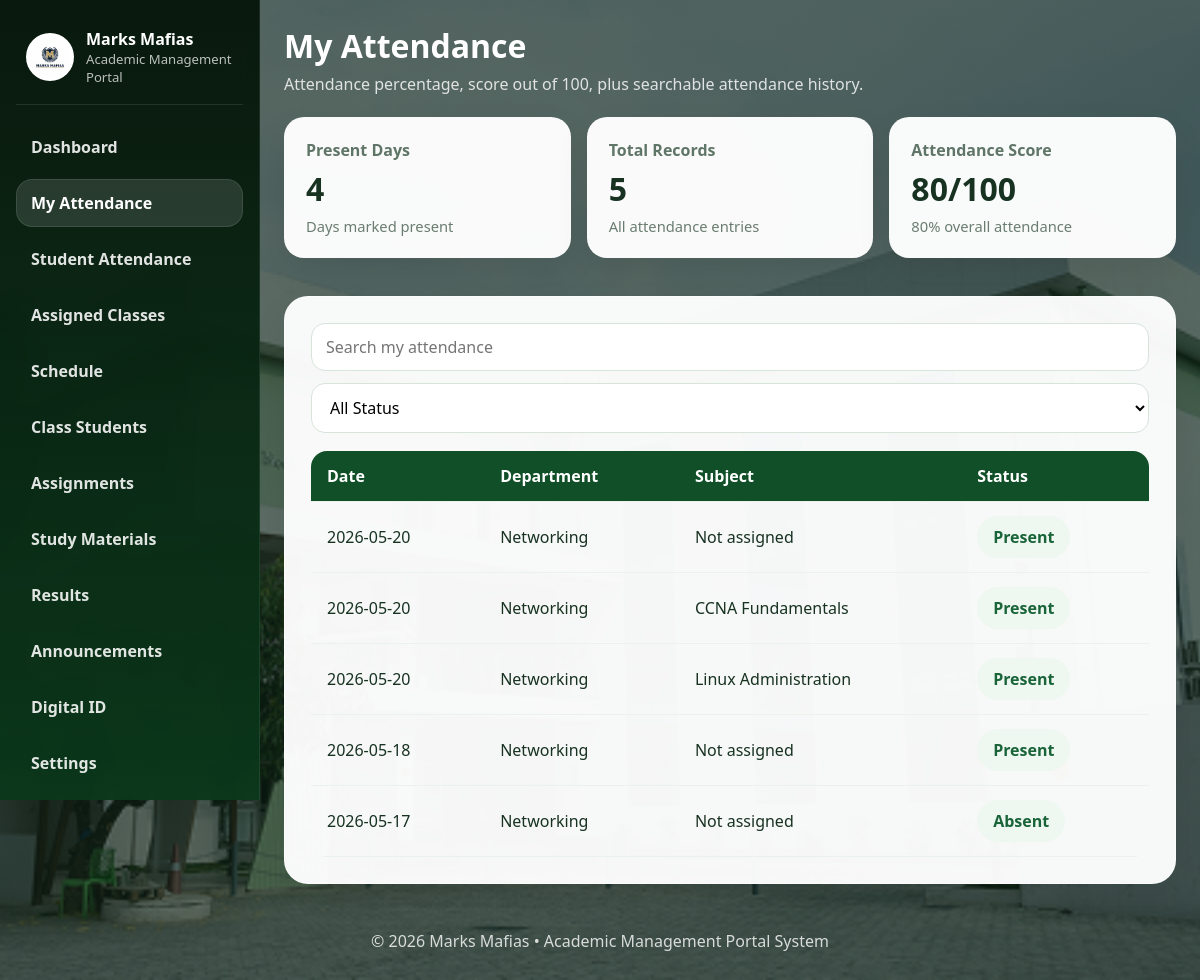
Screenshot of /public/teacher/teacher_attendance.php (signed in) with the database file from the repository.
### tables this page shows
CREATE TABLE `teacher_attendance` (
  `id` int(11) NOT NULL,
  `teacher_id` int(11) NOT NULL,
  `subject_id` int(11) DEFAULT NULL,
  `attendance_date` date NOT NULL,
  `status` varchar(30) NOT NULL,
  `marked_by` int(11) NOT NULL,
  `created_at` timestamp NOT NULL DEFAULT current_timestamp()
);

CREATE TABLE `users` (
  `id` int(11) NOT NULL,
  `role` enum('admin','teacher','student') NOT NULL,
  `role_code` varchar(30) DEFAULT NULL,
  `name` varchar(120) NOT NULL,
  `email` varchar(150) NOT NULL,
  `password` varchar(255) NOT NULL,
  `photo` varchar(255) DEFAULT NULL,
  `dob` date DEFAULT NULL,
  `address` text DEFAULT NULL,
  `contact` varchar(40) DEFAULT NULL,
  `guardian` varchar(120) DEFAULT NULL,
  `qualification` varchar(120) DEFAULT NULL,
  `department` varchar(120) DEFAULT NULL,
  `status` enum('active','inactive') NOT NULL DEFAULT 'active',
  `reset_token` varchar(64) DEFAULT NULL,
  `otp_code` varchar(255) DEFAULT NULL,
  `otp_expires_at` datetime DEFAULT NULL,
  `otp_attempts` int(11) DEFAULT 0,
  `last_otp_request` datetime DEFAULT NULL,
  `reset_expires_at` datetime DEFAULT NULL,
  `created_at` timestamp NOT NULL DEFAULT current_timestamp()
);

CREATE TABLE `subjects` (
  `id` int(11) NOT NULL,
  `course_id` int(11) NOT NULL,
  `teacher_id` int(11) NOT NULL,
  `subject_code` varchar(40) NOT NULL,
  `subject_name` varchar(150) NOT NULL,
  `year_label` varchar(30) NOT NULL,
  `semester` varchar(60) NOT NULL,
  `created_at` timestamp NOT NULL DEFAULT current_timestamp()
);

### includes/functions.php (called while the page is built, shortened)
<?php
function e(null|string|int|float $value): string
{
    return htmlspecialchars((string)$value, ENT_QUOTES, 'UTF-8');
}
function attendance_percent(int $present, int $total): float
{
    return $total > 0 ? round(($present / $total) * 100, 2) : 0.0;
}

### public/teacher/teacher_attendance.php (the view, shortened to what this page needs)
<?php
require_once dirname(dirname(__DIR__)) . '/includes/auth.php';
$teacherId = (int) user()['id'];
$teacherStmt = $pdo->prepare('
    SELECT u.name, u.department
    FROM users u
    WHERE u.id = ?
');
$teacherStmt->execute([$teacherId]);
$teacher = $teacherStmt->fetch();
$rowsStmt = $pdo->prepare('
    SELECT ta.*, s.subject_name
    FROM teacher_attendance ta
    LEFT JOIN subjects s ON ta.subject_id = s.id
    WHERE ta.teacher_id = ?
    ORDER BY ta.attendance_date DESC
');
$rowsStmt->execute([$teacherId]);
$rows = $rowsStmt->fetchAll();
$present = 0;
foreach ($rows as $r) {
    if (strtolower($r['status']) === 'present') $present++;
}
$total = count($rows);
$percent = attendance_percent($present, $total);
$score = round($percent, 0);
include dirname(dirname(__DIR__)) . '/includes/header.php';
?>
<div class="dashboard-shell">
    <?php include dirname(dirname(__DIR__)) . '/includes/sidebar.php'; ?>
    <main class="main-panel">
        <div class="dashboard-top">
            <div class="dashboard-title">
                <h1>My Attendance</h1>
                <p>Attendance percentage, score out of 100, plus searchable attendance history.</p>
            </div>
        </div>
        <div class="section-stack">
            <div class="metric-grid metric-grid-3">
                <div class="metric-card">
                    <div class="label">Present Days</div>
                    <div class="value"><?= (int)$present ?></div>
                    <div class="subtle">Days marked present</div>
                </div>
                <div class="metric-card">
                    <div class="label">Total Records</div>
                    <div class="value"><?= (int)$total ?></div>
                    <div class="subtle">All attendance entries</div>
                </div>
                <div class="metric-card">
                    <div class="label">Attendance Score</div>
                    <div class="value"><?= (int)$score ?>/100</div>
                    <div class="subtle"><?= e($percent) ?>% overall attendance</div>
                </div>
            </div>
            <div class="table-card">
                <div class="search-row">
                    <input type="text" placeholder="Search my attendance" data-table-search="teacherSelfAttendance">
                    <select data-filter-target="teacherSelfAttendance">
                        <option value="">All Status</option>
                    </select>
                </div>
                <div class="table-wrap">
                    <table id="teacherSelfAttendance">
                        <thead>
                            <tr>
                                <th>Date</th>
                                <th>Department</th>
                                <th>Subject</th>
                                <th>Status</th>
                            </tr>
                        </thead>
                        <tbody>
                            <?php foreach ($rows as $r): ?>
                                <tr>
                                    <td><?= e($r['attendance_date']) ?></td>
                                    <td><?= e($teacher['department'] ?: 'N/A') ?></td>
                                    <td><?= e($r['subject_name'] ?? 'Not assigned') ?></td>
                                    <td><span class="kpi"><?= e($r['status']) ?></span></td>
                                </tr>
                            <?php endforeach; ?>
                        </tbody>
                    </table>
                </div>
            </div>
        </div>
    </main>
</div>
<?php include dirname(dirname(__DIR__)) . '/includes/footer.php'; ?>

### assets/css/style.css (style rules this page uses)
:root { --primary: #148f3c; --primary-dark: #0b6a2b; --primary-soft: #dff4e4; --accent: #f5fff7; --white: #fff; --text: #173221; --muted: #5f7567; --border: #d6e7da; --danger: #cf3a3a; --shadow: 0 14px 34px rgba(0, 0, 0, 0.08); --shadow-lg: 0 26px 60px rgba(0, 0, 0, 0.16); --radius: 18px; --radius-lg: 30px; }
* { box-sizing: border-box; }
html { scroll-behavior: smooth; }
body { margin: 0; font-family: Segoe UI, Tahoma, sans-serif; color: var(--text); background: linear-gradient(rgba(14, 36, 24, 0.68), rgba(14, 36, 24, 0.64)), url("../images/bg.jpg") center/cover no-repeat; background-attachment: scroll; }
.subtle { font-size: 0.9rem; color: var(--muted); }
.content-card, .table-card, .form-card, .panel-card { background: rgba(255, 255, 255, 0.96); border-radius: var(--radius); box-shadow: var(--shadow); border: 1px solid rgba(255, 255, 255, 0.5); }
.table-card { padding: 20px; }
.section-stack { display: grid; gap: 18px; }
input, select, textarea { width: 100%; min-height: 48px; padding: 12px 14px; border: 1px solid #cedbd1; border-radius: 16px; font: inherit; background: #fff; }
.search-row { display: flex; gap: 12px; flex-wrap: wrap; align-items: center; margin-bottom: 16px; }
.search-row input, .search-row select { background: #fff; border: 1px solid #d7e4da; border-radius: 14px; min-height: 48px; padding: 12px 14px; }
.search-row input { flex: 1 1 260px; }
.table-wrap { overflow-x: auto; border-radius: 16px; }
table { width: 100%; border-collapse: collapse; background: transparent; }
thead { background: #104f27; color: #fff; }
th, td { padding: 14px 16px; text-align: left; vertical-align: top; border-bottom: 1px solid #ebf1ec; }
.kpi { background: #eef7f0; padding: 10px 16px; border-radius: 999px; display: inline-flex; align-items: center; justify-content: center; font-weight: 700; color: #196438; white-space: nowrap; }
.main-panel { display: flex; flex-direction: column; gap: 22px; }
.dashboard-top { margin-bottom: 0; }
.form-card, .table-card, .content-card, .panel-card { width: 100%; border-radius: 24px; }
.table-card { padding: 26px; }
.search-row { margin-bottom: 18px; }
.table-wrap { margin-top: 6px; }

### assets/css/dashboard.css (style rules this page uses)
.dashboard-shell { display: block; min-height: 100vh; position: relative; }
.main-panel { margin-left: 260px; padding: 24px; overflow-x: hidden; min-height: 100vh; }
.dashboard-shell { display: block; }
.main-panel { padding: 24px; overflow-x: hidden; }
.dashboard-top { display: flex; align-items: center; justify-content: space-between; gap: 14px; margin-bottom: 18px; }
.dashboard-title h1 { margin: 0; color: #fff; font-size: 2rem; }
.dashboard-title p { margin: 6px 0 0; color: rgba(255, 255, 255, 0.82); }
.metric-grid { display: grid; grid-template-columns: repeat(4, 1fr); gap: 16px; margin-bottom: 20px; }
.metric-card { background: rgba(255, 255, 255, 0.97); padding: 22px; border-radius: 20px; box-shadow: 0 14px 34px rgba(0, 0, 0, 0.08); }
.metric-card .label { color: #5f7567; font-weight: 700; }
.metric-card .value { font-size: 2rem; font-weight: 800; margin: 6px 0; }
.section-stack { display: grid; gap: 18px; }
.metric-grid-3 { grid-template-columns: repeat(3, minmax(0, 1fr)); }
.metric-card .subtle { color: #6a7d70; font-size: 0.92rem; }
.main-panel { display: flex; flex-direction: column; gap: 22px; }
.dashboard-top { margin-bottom: 0; }
.form-card, .table-card, .content-card, .panel-card { width: 100%; border-radius: 24px; }
.table-card { padding: 26px; }
.search-row { margin-bottom: 18px; }
td { vertical-align: middle; }

### rows the page displays
teacher_attendance: attendance_date "2026-05-20", teacher.department "Networking", subject_name "Not assigned", status "Present"
teacher_attendance: attendance_date "2026-05-20", teacher.department "Networking", subject.subject_name "CCNA Fundamentals", status "Present"
teacher_attendance: attendance_date "2026-05-20", teacher.department "Networking", subject.subject_name "Linux Administration", status "Present"
teacher_attendance: attendance_date "2026-05-18", teacher.department "Networking", subject_name "Not assigned", status "Present"
teacher_attendance: attendance_date "2026-05-17", teacher.department "Networking", subject_name "Not assigned", status "Absent"

### other values shown
$label "Dashboard"
$label "My Attendance"
$label "Student Attendance"
$label "Assigned Classes"
$label "Schedule"
$label "Class Students"
$label "Assignments"
$label "Study Materials"
$label "Results"
$label "Announcements"
$label "Digital ID"
$label "Settings"
$present "4"
$total "5"
$score "80"
